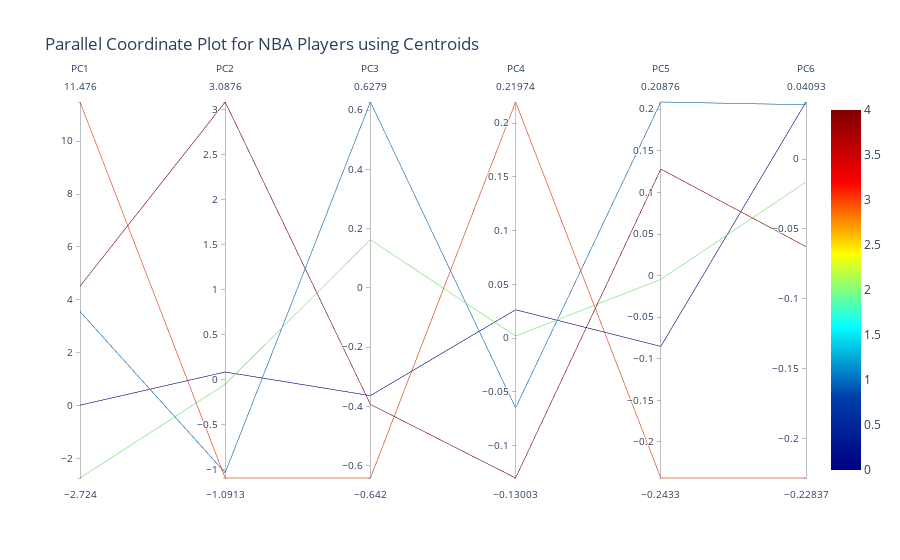

Notebook cell for this chart:
### Code cell
import plotly.graph_objects as go
# Perform PCA with 6 components
pca_6 = PCA(n_components=6)
reduced_data = pca_6.fit_transform(scaled_df)

# Assuming kmeans has been fitted already
centroids = pd.DataFrame(kmeans.cluster_centers_, columns=[f'PC{i+1}' for i in range(6)])
centroids["cluster"] = [0, 1, 2, 3, 4]  # Adjust based on the number of clusters

# Create the parallel coordinates plot
fig = go.Figure(data=go.Parcoords(
    line=dict(color=centroids["cluster"],
              colorscale="Jet", showscale=True),
    dimensions=[dict(label=col, values=centroids[col]) for col in centroids.columns[:-1]]  # Exclude the 'cluster' column
))

fig.update_layout(
    title="Parallel Coordinate Plot for NBA Players using Centroids",
)

fig.show()

### Figure 1 — Plotly figure (JSON) as saved in the notebook; plotly's stock layout.template omitted (floating-point values rounded to 4 significant figures)
{"data": [{"dimensions": [{"label": "PC1", "values": [0.02523, 3.561, -2.724, 11.48, 4.519]}, {"label": "PC2", "values": [0.08677, -1.032, -0.04912, -1.091, 3.088]}, {"label": "PC3", "values": [-0.3638, 0.6279, 0.1632, -0.642, -0.3933]}, {"label": "PC4", "values": [0.02649, -0.06477, 0.001963, 0.2197, -0.13]}, {"label": "PC5", "values": [-0.08511, 0.2088, -0.004518, -0.2433, 0.1281]}, {"label": "PC6", "values": [0.04093, 0.03895, -0.01637, -0.2284, -0.06265]}], "line": {"color": [0, 1, 2, 3, 4], "colorscale": [[0, "rgb(0,0,131)"], [0.2, "rgb(0,60,170)"], [0.4, "rgb(5,255,255)"], [0.6, "rgb(255,255,0)"], [0.8, "rgb(250,0,0)"], [1, "rgb(128,0,0)"]], "showscale": true}, "type": "parcoords"}], "layout": {"title": {"text": "Parallel Coordinate Plot for NBA Players using Centroids"}}}
